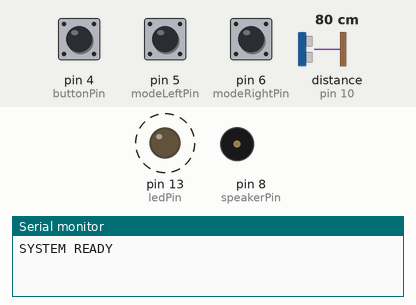
This sketch was run on a simulated Arduino Uno, built with avr-gcc and run on an emulated ATmega328P. Parts: output pins drawn as LEDs (lit = HIGH), buzzer (waves = sounding), the last lines printed to the serial monitor. Wiring (inferred from the names in the program): ultrasonic range finder: trigger pin 9; echo pin 10. Dashed ring = blinking. Inputs (shaded band) come from the test bench; at power-on: pin 4 (buttonPin) HIGH, distance to the obstacle (sensor on pin 10) 80 cm, pin 5 (modeLeftPin) HIGH, pin 6 (modeRightPin) HIGH. The echo pulse lasts 58.3 µs per cm; pins used as bus, display or sensor lines are not drawn.

Above: at 0.6 s.
1.3 s: pin 4 (buttonPin) pulled LOW for 0.15 s
At 2.56 s:
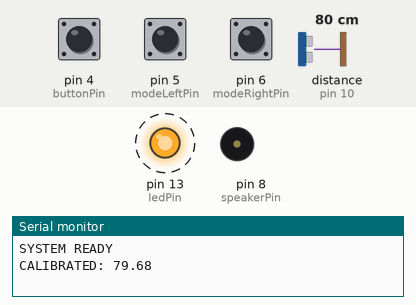
4.3 s: pin 4 (buttonPin) pulsed LOW 2 times (0.12 s each, 0.3 s apart)
At 4.8 s:
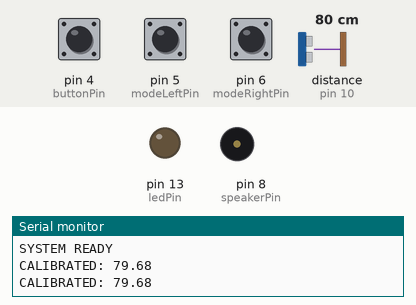
6.4 s: distance to the obstacle (sensor on pin 10) set to 73 cm
At 7.3 s:
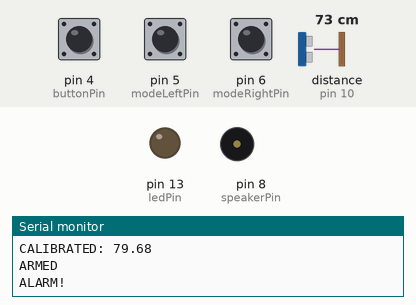
9.4 s: pin 5 (modeLeftPin) pulled LOW for 0.15 s
12.4 s: pin 5 (modeLeftPin) pulled LOW for 3.2 s
At 13.5 s:
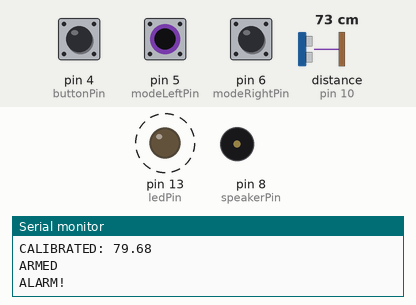
17.1 s: pin 4 (buttonPin) pulled LOW for 3.2 s
Timing chart, 0 to 22.8 s (numbered marks = the images above; inputs shaded):
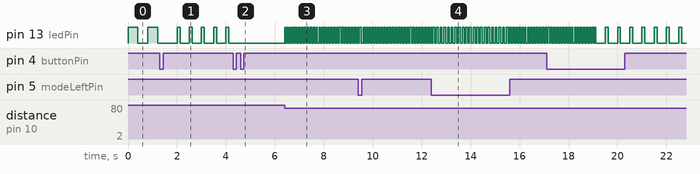

Measured:
- after the input at 1.3 s, pin 13 (ledPin): alternates HIGH for 0.12 s and LOW for 0.38 s, starting after 0.71 s
- after the input at 4.3 s, pin 13 (ledPin): stops changing and stays LOW
- after the input at 6.4 s, pin 13 (ledPin): LOW → HIGH at once, then repeats every 0.12 s: LOW 0.06 s, HIGH 0.06 s
- after the input at 12.4 s, pin 13 (ledPin): alternates HIGH for 0.07 s and LOW for 0.07 s, starting after 0.43 s
- by itself, pin 13 (ledPin): alternates HIGH for 0.40 s and LOW for 0.40 s

The sketch:

motion_sensor.ino
```cpp
#include <SoftwareSerial.h>

SoftwareSerial BLE(2, 3);

const int trigPin = 9;
const int echoPin = 10;

const int ledPin = 13;
const int speakerPin = 8;
const int buttonPin = 4;

const int modeLeftPin = 5;
const int modeRightPin = 6;

enum State {
  UNCALIBRATED,
  CALIBRATED,
  ARMED,
  ALARM
};

State state = UNCALIBRATED;

int mode = 1;

float referenceDistance = -1;
float lastDistance = 999;

bool lastButtonState = HIGH;
unsigned long pressStart = 0;
bool holdTriggered = false;

int tapCount = 0;
unsigned long lastTapTime = 0;

int freq = 1500;
int dir = 1;

float getDistance() {

  digitalWrite(trigPin, LOW);
  delayMicroseconds(2);

  digitalWrite(trigPin, HIGH);
  delayMicroseconds(10);
  digitalWrite(trigPin, LOW);

  long duration = pulseIn(echoPin, HIGH, 30000);

  if (duration == 0) return 999;

  return duration * 0.0343 / 2.0;
}

float getAverageDistance() {

  float sum = 0;

  for (int i = 0; i < 10; i++) {
    sum += getDistance();
    delay(15);
  }

  return sum / 10.0;
}

void setup() {

  pinMode(trigPin, OUTPUT);
  pinMode(echoPin, INPUT);

  pinMode(ledPin, OUTPUT);
  pinMode(speakerPin, OUTPUT);

  pinMode(buttonPin, INPUT_PULLUP);

  pinMode(modeLeftPin, INPUT_PULLUP);
  pinMode(modeRightPin, INPUT_PULLUP);

  Serial.begin(9600);
  BLE.begin(9600);

  Serial.println("SYSTEM READY");
}

void updateMode() {

  bool left = digitalRead(modeLeftPin);
  bool right = digitalRead(modeRightPin);

  if (left == LOW) mode = 0;
  else if (right == LOW) mode = 2;
  else mode = 1;
}

void handleButton() {

  bool current = digitalRead(buttonPin);

  if (lastButtonState == HIGH && current == LOW) {
    pressStart = millis();
    holdTriggered = false;
  }

  if (current == LOW && !holdTriggered) {

    if (millis() - pressStart >= 2000) {

      holdTriggered = true;

      if (state == ALARM) {
        state = CALIBRATED;
        noTone(speakerPin);

        Serial.println("STOP HOLD");
        BLE.println("STOP");
      }
    }
  }

  if (lastButtonState == LOW && current == HIGH) {

    if (holdTriggered) {
      lastButtonState = current;
      return;
    }

    unsigned long held = millis() - pressStart;

    if (held < 400) {

      referenceDistance = getAverageDistance();

      if (referenceDistance > 5 && referenceDistance < 400) {
        state = CALIBRATED;

        Serial.print("CALIBRATED: ");
        Serial.println(referenceDistance);

        BLE.println("CAL");
      }
    }

    unsigned long now = millis();

    if (now - lastTapTime < 400) tapCount++;
    else tapCount = 1;

    lastTapTime = now;

    if (tapCount == 2) {

      if (state == CALIBRATED) {
        state = ARMED;
        Serial.println("ARMED");
        BLE.println("ARM");
      }
      else if (state == ARMED) {
        state = CALIBRATED;
        Serial.println("DISARMED");
        BLE.println("DISARM");
      }

      tapCount = 0;
    }
  }

  lastButtonState = current;
}

void updateState() {

  if (state == ARMED && referenceDistance > 5) {

    if (lastDistance < referenceDistance - 2.5) {

      state = ALARM;

      Serial.println("ALARM!");
      BLE.println("ALARM");
    }
  }
}

void updateSiren() {

  if (mode != 0) return;
  if (state != ALARM) return;

  tone(speakerPin, freq);

  freq += dir * 40;

  if (freq > 3000) dir = -1;
  if (freq < 1500) dir = 1;
}

void updateOutputs() {

  if (mode == 2) {

    digitalWrite(ledPin, millis() % 1000 < 50);
    noTone(speakerPin);

    BLE.println(lastDistance);
    return;
  }

  if (mode == 1) {

    noTone(speakerPin);

    if (state == UNCALIBRATED) {
      digitalWrite(ledPin, millis() % 800 < 400);
    }

    else if (state == CALIBRATED) {
      digitalWrite(ledPin, millis() % 500 < 120);
    }

    else if (state == ARMED) {
      digitalWrite(ledPin, LOW);
    }

    else if (state == ALARM) {
      digitalWrite(ledPin, millis() % 120 < 60);
    }

    return;
  }

  if (mode == 0) {

    if (state == UNCALIBRATED) {
      digitalWrite(ledPin, millis() % 800 < 400);
      noTone(speakerPin);
    }

    else if (state == CALIBRATED) {
      digitalWrite(ledPin, millis() % 600 < 120);
      noTone(speakerPin);
    }

    else if (state == ARMED) {
      digitalWrite(ledPin, LOW);
      noTone(speakerPin);
    }

    else if (state == ALARM) {
      digitalWrite(ledPin, millis() % 150 < 75);
    }

    return;
  }
}

void loop() {

  updateMode();

  lastDistance = getDistance();

  handleButton();
  updateState();
  updateOutputs();
  updateSiren();
}
```
